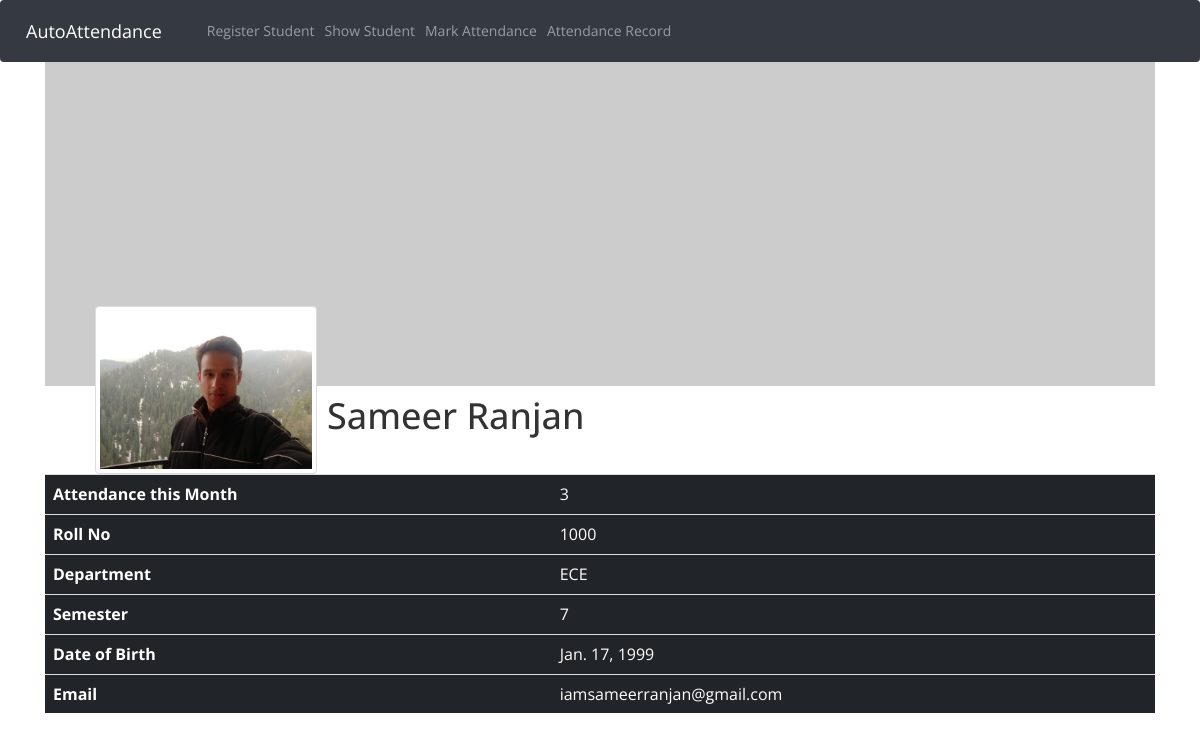
The app's page /1000/ with its own data.
### attendance/models.py (models this page shows)
class Student(models.Model):
	roll_no = models.IntegerField(primary_key=True)
	name =  models.CharField(max_length=30)
	dob = models.DateField()
	department = models.CharField(
		max_length = 30,
		choices = Department_CHOICES,
		default = 'ECE')
	semester = models.CharField(
		max_length = 30,
		choices = SEMESTER_CHOICES,
		default = '1')
	email = models.EmailField()
	photo = models.ImageField(upload_to='images/')

### attendance/views.py (the view)
# urls.py: path('<int:id>/', views.getStudentByID, name='getstudentbyid')
def getStudentByID(request,id):
	daysAttended = AttendanceTable.objects.filter(student__roll_no = id)
	ctx = {
			'student': Student.objects.get(pk=id),
		}
	if daysAttended:
		ctx['daysattended'] = len(daysAttended)
	return render(request,"attendance/display_student.html",ctx)

### attendance/templates/attendance/display_student.html (shortened to what this page needs)
{% load static %}
<link rel="stylesheet" href="https://maxcdn.bootstrapcdn.com/bootstrap/4.0.0/css/bootstrap.min.css">
<nav class="navbar navbar-expand-lg  navbar-dark bg-dark" style="position:fixed;z-index:2;width:100%;">
  <a class="navbar-brand" href="{% url 'index' %}">AutoAttendance</a>
  <div class="collapse navbar-collapse" id="navbarNav">
    <ul class="navbar-nav">
      <li class="nav-item">
        <a class="nav-link" href="{% url 'register' %}">Register Student</a>
      </li>
      <li class="nav-item">
        <a class="nav-link" href="{% url 'showstudentlist' %}">Show Student</a>
      </li>
      <li class="nav-item">
        <a class="nav-link" href="{% url 'markattendance' %}">Mark Attendance</a>
      </li>
      <li class="nav-item">
        <a class="nav-link" href="{% url 'attendancerecord' %}">Attendance Record</a>
      </li>
    </ul>
  </div>
</nav>
<link href="//maxcdn.bootstrapcdn.com/bootstrap/3.3.0/css/bootstrap.min.css" rel="stylesheet" id="bootstrap-css">
<div class="container">
    <div class="fb-profile">
        <img align="left" class="fb-image-lg" src="http://lorempixel.com/850/280/nightlife/5/" alt="Profile image example"/>
        <img align="left" class="fb-image-profile thumbnail" src="{{ student.photo.url }}"/>
        <div class="fb-profile-text">
            <h1>{{student.name}}</h1>
            <br>
            <table class="table table-dark">
              <tbody>
                  <tr>
                    <th scope="row">Attendance this Month</th>
                    <td>{{daysattended}}</td>
                  </tr>
                  <tr>
                    <th scope="row">Roll No</th>
                    <td>{{student.roll_no}}</td>
                  </tr>
                  <tr>
                    <th scope="row">Department</th>
                    <td>{{student.department}}</td>
                  </tr>
                  <tr>
                    <th scope="row">Semester</th>
                    <td>{{student.semester}}</td>
                  </tr>
                  <tr>
                    <th scope="row">Date of Birth</th>
                    <td>{{student.dob}}</td>
                  </tr>
                  <tr>
                    <th scope="row">Email</th>
                    <td>{{student.email}}</td>
                  </tr>
              </tbody>
          </table>
        </div>
    </div>
</div>

### attendance/templates/attendance/display_student.html (style rules this page uses)
.fb-profile img.fb-image-lg { z-index: 0; width: 100%; margin-bottom: 10px; }
.fb-image-profile { margin: -90px 10px 0px 50px; z-index: 9; width: 20%; }

### records on screen
Student: photo (picture), name "Sameer Ranjan", roll_no "1000", department "ECE", semester "7", dob "Jan. 17, 1999", email "iamsameerranjan@gmail.com"

### other values on screen
{{ daysattended }} "3"
